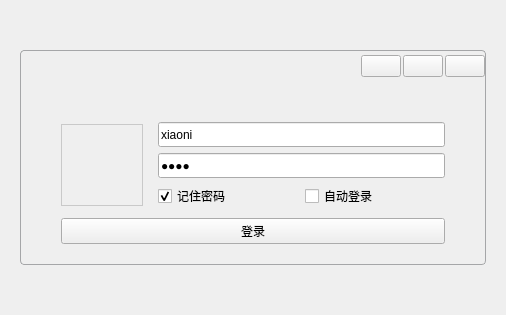
<?xml version="1.0" encoding="UTF-8"?>
<ui version="4.0">
 <class>LoginWidget</class>
 <widget class="QWidget" name="LoginWidget">
  <property name="geometry">
   <rect>
    <x>0</x>
    <y>0</y>
    <width>506</width>
    <height>315</height>
   </rect>
  </property>
  <property name="windowTitle">
   <string>登录界面</string>
  </property>
  <property name="windowIcon">
   <iconset resource="images.qrc">
    <normaloff>:/resource/background/app.png</normaloff>:/resource/background/app.png</iconset>
  </property>
  <property name="styleSheet">
   <string notr="true">QWidget#page, QWidget#page_2 {
	border: 1px solid #A5A6A8;
	border-radius: 4px;
}</string>
  </property>
  <layout class="QVBoxLayout" name="verticalLayout">
   <property name="spacing">
    <number>0</number>
   </property>
   <property name="leftMargin">
    <number>20</number>
   </property>
   <property name="topMargin">
    <number>50</number>
   </property>
   <property name="rightMargin">
    <number>20</number>
   </property>
   <property name="bottomMargin">
    <number>50</number>
   </property>
   <item>
    <widget class="RotatingStackedWidget" name="stackedWidget">
     <property name="currentIndex">
      <number>0</number>
     </property>
     <widget class="QWidget" name="page">
      <layout class="QVBoxLayout" name="verticalLayout_2">
       <property name="spacing">
        <number>0</number>
       </property>
       <property name="leftMargin">
        <number>1</number>
       </property>
       <property name="topMargin">
        <number>1</number>
       </property>
       <property name="rightMargin">
        <number>1</number>
       </property>
       <property name="bottomMargin">
        <number>1</number>
       </property>
       <item>
        <widget class="QWidget" name="widgetWinTitle" native="true">
         <property name="minimumSize">
          <size>
           <width>0</width>
           <height>30</height>
          </size>
         </property>
         <property name="maximumSize">
          <size>
           <width>16777215</width>
           <height>30</height>
          </size>
         </property>
         <layout class="QHBoxLayout" name="horizontalLayout_2" stretch="0,1,0,0,0">
          <property name="spacing">
           <number>2</number>
          </property>
          <property name="leftMargin">
           <number>10</number>
          </property>
          <property name="topMargin">
           <number>0</number>
          </property>
          <property name="rightMargin">
           <number>0</number>
          </property>
          <property name="bottomMargin">
           <number>0</number>
          </property>
          <item>
           <widget class="QLabel" name="labelWinIcon">
            <property name="minimumSize">
             <size>
              <width>30</width>
              <height>30</height>
             </size>
            </property>
            <property name="maximumSize">
             <size>
              <width>30</width>
              <height>30</height>
             </size>
            </property>
            <property name="text">
             <string/>
            </property>
            <property name="pixmap">
             <pixmap resource="images.qrc">:/resource/images/robot.png</pixmap>
            </property>
           </widget>
          </item>
          <item>
           <widget class="QLabel" name="labelWinTitle">
            <property name="styleSheet">
             <string notr="true">color: #FFFFFF;</string>
            </property>
            <property name="text">
             <string/>
            </property>
           </widget>
          </item>
          <item>
           <widget class="QPushButton" name="btnWinMenu">
            <property name="focusPolicy">
             <enum>Qt::NoFocus</enum>
            </property>
            <property name="text">
             <string/>
            </property>
            <property name="icon">
             <iconset resource="images.qrc">
              <normaloff>:/resource/common/ic_login_cfg.png</normaloff>:/resource/common/ic_login_cfg.png</iconset>
            </property>
            <property name="autoRepeatDelay">
             <number>400</number>
            </property>
            <property name="autoRepeatInterval">
             <number>150</number>
            </property>
           </widget>
          </item>
          <item>
           <widget class="QPushButton" name="btnWinMin">
            <property name="focusPolicy">
             <enum>Qt::NoFocus</enum>
            </property>
            <property name="text">
             <string/>
            </property>
            <property name="icon">
             <iconset resource="images.qrc">
              <normaloff>:/resource/common/ic_min.png</normaloff>:/resource/common/ic_min.png</iconset>
            </property>
            <property name="autoRepeatDelay">
             <number>400</number>
            </property>
            <property name="autoRepeatInterval">
             <number>150</number>
            </property>
           </widget>
          </item>
          <item>
           <widget class="QPushButton" name="btnWinClose">
            <property name="focusPolicy">
             <enum>Qt::NoFocus</enum>
            </property>
            <property name="text">
             <string/>
            </property>
            <property name="icon">
             <iconset resource="images.qrc">
              <normaloff>:/resource/common/ic_close_white.png</normaloff>:/resource/common/ic_close_white.png</iconset>
            </property>
            <property name="autoRepeatDelay">
             <number>400</number>
            </property>
            <property name="autoRepeatInterval">
             <number>150</number>
            </property>
           </widget>
          </item>
         </layout>
        </widget>
       </item>
       <item>
        <widget class="QWidget" name="widgetBody" native="true">
         <layout class="QVBoxLayout" name="verticalLayout_5">
          <property name="spacing">
           <number>0</number>
          </property>
          <property name="leftMargin">
           <number>0</number>
          </property>
          <property name="topMargin">
           <number>0</number>
          </property>
          <property name="rightMargin">
           <number>0</number>
          </property>
          <property name="bottomMargin">
           <number>0</number>
          </property>
          <item>
           <widget class="QLabel" name="labelWeclcom">
            <property name="text">
             <string/>
            </property>
            <property name="pixmap">
             <pixmap resource="images.qrc">:/resource/background/logo.jpg</pixmap>
            </property>
            <property name="alignment">
             <set>Qt::AlignCenter</set>
            </property>
           </widget>
          </item>
          <item>
           <layout class="QVBoxLayout" name="verticalLayout_4">
            <property name="spacing">
             <number>10</number>
            </property>
            <property name="leftMargin">
             <number>40</number>
            </property>
            <property name="topMargin">
             <number>20</number>
            </property>
            <property name="rightMargin">
             <number>40</number>
            </property>
            <property name="bottomMargin">
             <number>20</number>
            </property>
            <item>
             <layout class="QHBoxLayout" name="horizontalLayout_4">
              <property name="spacing">
               <number>15</number>
              </property>
              <item>
               <widget class="QLabel" name="labelUserHead">
                <property name="minimumSize">
                 <size>
                  <width>82</width>
                  <height>82</height>
                 </size>
                </property>
                <property name="maximumSize">
                 <size>
                  <width>82</width>
                  <height>82</height>
                 </size>
                </property>
                <property name="styleSheet">
                 <string notr="true">QLabel#labelUserHead {
	border: 1px solid #C9C9C9;
}</string>
                </property>
                <property name="text">
                 <string/>
                </property>
                <property name="pixmap">
                 <pixmap resource="images.qrc">:/resource/head/head-64.png</pixmap>
                </property>
                <property name="alignment">
                 <set>Qt::AlignCenter</set>
                </property>
               </widget>
              </item>
              <item>
               <widget class="QWidget" name="widgetInput" native="true">
                <layout class="QVBoxLayout" name="verticalLayout_3">
                 <property name="leftMargin">
                  <number>0</number>
                 </property>
                 <property name="topMargin">
                  <number>0</number>
                 </property>
                 <property name="rightMargin">
                  <number>0</number>
                 </property>
                 <property name="bottomMargin">
                  <number>0</number>
                 </property>
                 <item>
                  <widget class="QIconLineEdit" name="lineEditUser">
                   <property name="minimumSize">
                    <size>
                     <width>0</width>
                     <height>25</height>
                    </size>
                   </property>
                   <property name="maximumSize">
                    <size>
                     <width>16777215</width>
                     <height>25</height>
                    </size>
                   </property>
                   <property name="text">
                    <string>xiaoni</string>
                   </property>
                   <property name="placeholderText">
                    <string>用户名</string>
                   </property>
                  </widget>
                 </item>
                 <item>
                  <widget class="QIconLineEdit" name="lineEditPasswd">
                   <property name="minimumSize">
                    <size>
                     <width>0</width>
                     <height>25</height>
                    </size>
                   </property>
                   <property name="maximumSize">
                    <size>
                     <width>16777215</width>
                     <height>25</height>
                    </size>
                   </property>
                   <property name="text">
                    <string>1234</string>
                   </property>
                   <property name="echoMode">
                    <enum>QLineEdit::Password</enum>
                   </property>
                   <property name="placeholderText">
                    <string>用户密码</string>
                   </property>
                  </widget>
                 </item>
                 <item>
                  <layout class="QHBoxLayout" name="horizontalLayout">
                   <item>
                    <widget class="QCheckBox" name="checkBoxPasswd">
                     <property name="text">
                      <string>记住密码</string>
                     </property>
                     <property name="checked">
                      <bool>true</bool>
                     </property>
                     <property name="autoRepeatDelay">
                      <number>400</number>
                     </property>
                     <property name="autoRepeatInterval">
                      <number>150</number>
                     </property>
                    </widget>
                   </item>
                   <item>
                    <widget class="QCheckBox" name="checkBoxAutoLogin">
                     <property name="text">
                      <string>自动登录</string>
                     </property>
                     <property name="checked">
                      <bool>false</bool>
                     </property>
                     <property name="autoRepeatDelay">
                      <number>400</number>
                     </property>
                     <property name="autoRepeatInterval">
                      <number>150</number>
                     </property>
                    </widget>
                   </item>
                  </layout>
                 </item>
                </layout>
               </widget>
              </item>
             </layout>
            </item>
            <item>
             <layout class="QHBoxLayout" name="horizontalLayout_3">
              <property name="spacing">
               <number>15</number>
              </property>
              <item>
               <widget class="QPushButton" name="btnLogin">
                <property name="focusPolicy">
                 <enum>Qt::NoFocus</enum>
                </property>
                <property name="toolTip">
                 <string>登录</string>
                </property>
                <property name="text">
                 <string>登录</string>
                </property>
                <property name="autoRepeatDelay">
                 <number>400</number>
                </property>
                <property name="autoRepeatInterval">
                 <number>150</number>
                </property>
               </widget>
              </item>
             </layout>
            </item>
           </layout>
          </item>
         </layout>
        </widget>
       </item>
      </layout>
     </widget>
     <widget class="QWidget" name="page_2">
      <layout class="QVBoxLayout" name="verticalLayout_9">
       <property name="spacing">
        <number>0</number>
       </property>
       <property name="leftMargin">
        <number>1</number>
       </property>
       <property name="topMargin">
        <number>1</number>
       </property>
       <property name="rightMargin">
        <number>1</number>
       </property>
       <property name="bottomMargin">
        <number>1</number>
       </property>
       <item>
        <widget class="QWidget" name="widgetWinTitle_2" native="true">
         <property name="minimumSize">
          <size>
           <width>0</width>
           <height>30</height>
          </size>
         </property>
         <property name="maximumSize">
          <size>
           <width>16777215</width>
           <height>30</height>
          </size>
         </property>
         <layout class="QHBoxLayout" name="horizontalLayout_5" stretch="1,0,0">
          <property name="spacing">
           <number>5</number>
          </property>
          <property name="leftMargin">
           <number>10</number>
          </property>
          <property name="topMargin">
           <number>0</number>
          </property>
          <property name="rightMargin">
           <number>0</number>
          </property>
          <property name="bottomMargin">
           <number>0</number>
          </property>
          <item>
           <widget class="QLabel" name="labelWinTitle_2">
            <property name="styleSheet">
             <string notr="true">color: #FFFFFF;</string>
            </property>
            <property name="text">
             <string>登录配置</string>
            </property>
           </widget>
          </item>
          <item>
           <widget class="QPushButton" name="btnWinMin_2">
            <property name="focusPolicy">
             <enum>Qt::NoFocus</enum>
            </property>
            <property name="text">
             <string/>
            </property>
            <property name="icon">
             <iconset resource="images.qrc">
              <normaloff>:/resource/common/ic_min.png</normaloff>:/resource/common/ic_min.png</iconset>
            </property>
           </widget>
          </item>
          <item>
           <widget class="QPushButton" name="btnWinClose_2">
            <property name="focusPolicy">
             <enum>Qt::NoFocus</enum>
            </property>
            <property name="text">
             <string/>
            </property>
            <property name="icon">
             <iconset resource="images.qrc">
              <normaloff>:/resource/common/ic_close_white.png</normaloff>:/resource/common/ic_close_white.png</iconset>
            </property>
           </widget>
          </item>
         </layout>
        </widget>
       </item>
       <item>
        <widget class="QWidget" name="widgetBody_2" native="true">
         <layout class="QVBoxLayout" name="verticalLayout_6">
          <item>
           <widget class="QGroupBox" name="groupBox">
            <property name="title">
             <string>服务器设置</string>
            </property>
            <layout class="QVBoxLayout" name="verticalLayout_7">
             <item>
              <layout class="QHBoxLayout" name="horizontalLayout_6">
               <property name="rightMargin">
                <number>0</number>
               </property>
               <item>
                <layout class="QFormLayout" name="formLayout">
                 <item row="0" column="0">
                  <widget class="QLabel" name="label_3">
                   <property name="text">
                    <string>服务器地址配置：</string>
                   </property>
                  </widget>
                 </item>
                 <item row="0" column="1">
                  <widget class="QIPLineEdit" name="lineEditHostAddr">
                   <property name="text">
                    <string>192.168.5.181</string>
                   </property>
                  </widget>
                 </item>
                 <item row="1" column="0">
                  <widget class="QLabel" name="label_4">
                   <property name="text">
                    <string>消息服务器端口：</string>
                   </property>
                  </widget>
                 </item>
                 <item row="1" column="1">
                  <widget class="QLineEdit" name="lineEditHostMsgPort">
                   <property name="text">
                    <string>60001</string>
                   </property>
                  </widget>
                 </item>
                 <item row="2" column="0">
                  <widget class="QLabel" name="label_5">
                   <property name="text">
                    <string>文件服务器端口：</string>
                   </property>
                  </widget>
                 </item>
                 <item row="2" column="1">
                  <widget class="QLineEdit" name="lineEditHostFilePort">
                   <property name="text">
                    <string>60002</string>
                   </property>
                  </widget>
                 </item>
                </layout>
               </item>
              </layout>
             </item>
             <item>
              <spacer name="verticalSpacer">
               <property name="orientation">
                <enum>Qt::Vertical</enum>
               </property>
               <property name="sizeHint" stdset="0">
                <size>
                 <width>20</width>
                 <height>157</height>
                </size>
               </property>
              </spacer>
             </item>
            </layout>
           </widget>
          </item>
          <item>
           <layout class="QHBoxLayout" name="horizontalLayout_7">
            <item>
             <spacer name="horizontalSpacer">
              <property name="orientation">
               <enum>Qt::Horizontal</enum>
              </property>
              <property name="sizeHint" stdset="0">
               <size>
                <width>40</width>
                <height>20</height>
               </size>
              </property>
             </spacer>
            </item>
            <item>
             <widget class="QPushButton" name="btnCancel">
              <property name="text">
               <string>取消</string>
              </property>
             </widget>
            </item>
            <item>
             <widget class="QPushButton" name="btnSaveCfg">
              <property name="text">
               <string>确定</string>
              </property>
             </widget>
            </item>
           </layout>
          </item>
         </layout>
        </widget>
       </item>
      </layout>
     </widget>
    </widget>
   </item>
  </layout>
 </widget>
 <customwidgets>
  <customwidget>
   <class>QIPLineEdit</class>
   <extends>QLineEdit</extends>
   <header>clineedit.h</header>
  </customwidget>
  <customwidget>
   <class>RotatingStackedWidget</class>
   <extends>QStackedWidget</extends>
   <header>rotatingstackedwidget.h</header>
   <container>1</container>
  </customwidget>
  <customwidget>
   <class>QIconLineEdit</class>
   <extends>QLineEdit</extends>
   <header>clineedit.h</header>
  </customwidget>
 </customwidgets>
 <resources>
  <include location="images.qrc"/>
 </resources>
 <connections>
  <connection>
   <sender>btnWinMin_2</sender>
   <signal>clicked()</signal>
   <receiver>LoginWidget</receiver>
   <slot>showMinimized()</slot>
   <hints>
    <hint type="sourcelabel">
     <x>87</x>
     <y>71</y>
    </hint>
    <hint type="destinationlabel">
     <x>447</x>
     <y>67</y>
    </hint>
   </hints>
  </connection>
  <connection>
   <sender>btnWinClose_2</sender>
   <signal>clicked()</signal>
   <receiver>LoginWidget</receiver>
   <slot>close()</slot>
   <hints>
    <hint type="sourcelabel">
     <x>118</x>
     <y>76</y>
    </hint>
    <hint type="destinationlabel">
     <x>431</x>
     <y>167</y>
    </hint>
   </hints>
  </connection>
  <connection>
   <sender>btnWinMin</sender>
   <signal>clicked()</signal>
   <receiver>LoginWidget</receiver>
   <slot>showMinimized()</slot>
   <hints>
    <hint type="sourcelabel">
     <x>358</x>
     <y>68</y>
    </hint>
    <hint type="destinationlabel">
     <x>489</x>
     <y>157</y>
    </hint>
   </hints>
  </connection>
  <connection>
   <sender>btnWinClose</sender>
   <signal>clicked()</signal>
   <receiver>LoginWidget</receiver>
   <slot>close()</slot>
   <hints>
    <hint type="sourcelabel">
     <x>388</x>
     <y>72</y>
    </hint>
    <hint type="destinationlabel">
     <x>468</x>
     <y>195</y>
    </hint>
   </hints>
  </connection>
 </connections>
</ui>
